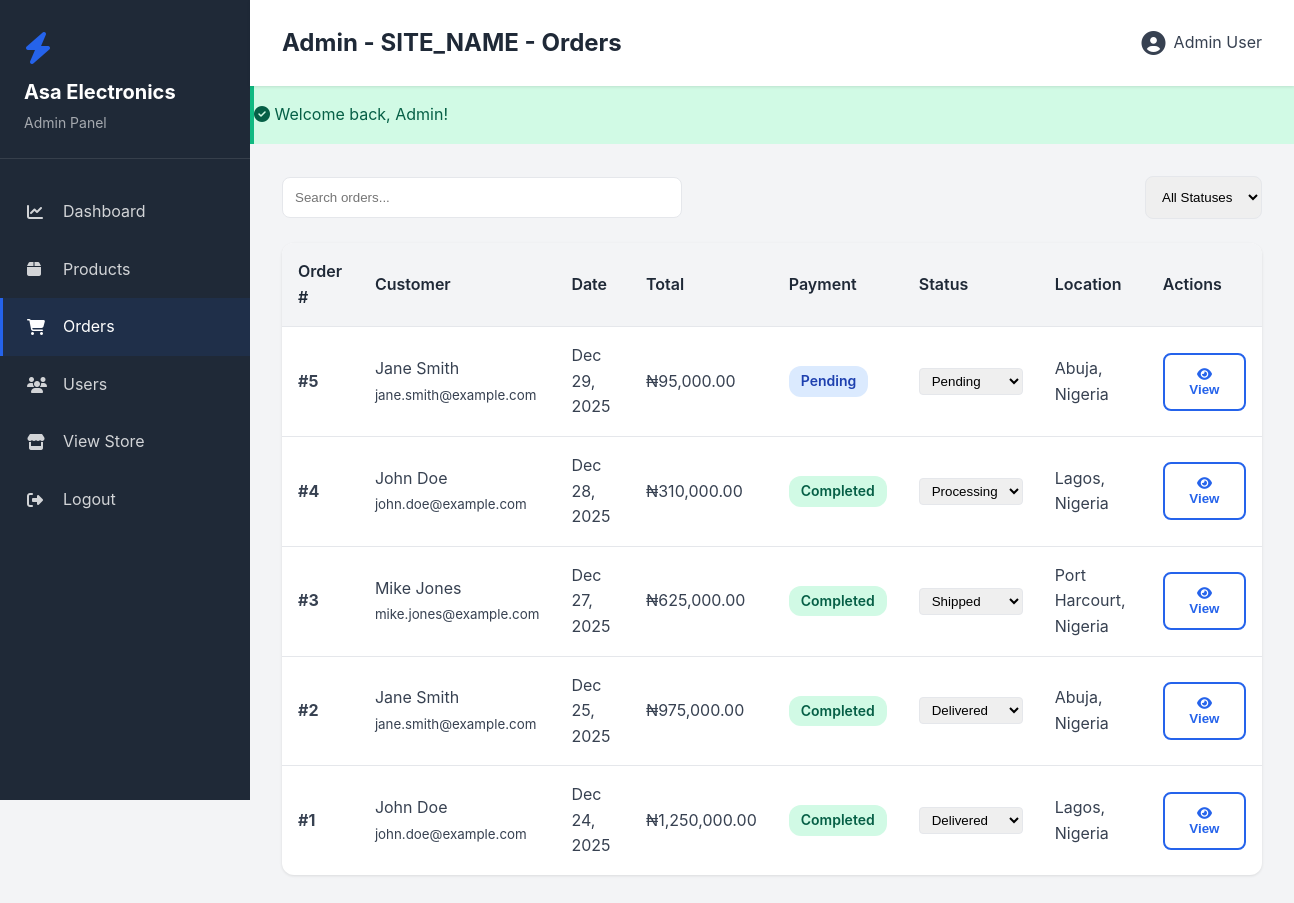
The app's page /admin/orders.php (signed in) with its own data.
### tables this page shows
CREATE TABLE IF NOT EXISTS users (
    id INT AUTO_INCREMENT PRIMARY KEY,
    email VARCHAR(255) UNIQUE NOT NULL,
    password_hash VARCHAR(255) NOT NULL,
    first_name VARCHAR(100),
    last_name VARCHAR(100),
    phone VARCHAR(20),
    role ENUM('customer', 'admin') DEFAULT 'customer',
    created_at TIMESTAMP DEFAULT CURRENT_TIMESTAMP,
    updated_at TIMESTAMP DEFAULT CURRENT_TIMESTAMP ON UPDATE CURRENT_TIMESTAMP,
    INDEX idx_email (email),
    INDEX idx_role (role)
);

CREATE TABLE IF NOT EXISTS orders (
    id INT AUTO_INCREMENT PRIMARY KEY,
    user_id INT NOT NULL,
    address_id INT,
    total_amount DECIMAL(10, 2) NOT NULL,
    status ENUM('pending', 'processing', 'shipped', 'delivered', 'cancelled') DEFAULT 'pending',
    payment_status ENUM('pending', 'completed', 'failed', 'refunded') DEFAULT 'pending',
    payment_reference VARCHAR(255),
    created_at TIMESTAMP DEFAULT CURRENT_TIMESTAMP,
    updated_at TIMESTAMP DEFAULT CURRENT_TIMESTAMP ON UPDATE CURRENT_TIMESTAMP,
    FOREIGN KEY (user_id) REFERENCES users(id) ON DELETE CASCADE,
    FOREIGN KEY (address_id) REFERENCES addresses(id) ON DELETE SET NULL,
    INDEX idx_user (user_id),
    INDEX idx_status (status),
    INDEX idx_payment_status (payment_status),
    INDEX idx_created (created_at)
);

CREATE TABLE IF NOT EXISTS addresses (
    id INT AUTO_INCREMENT PRIMARY KEY,
    user_id INT NOT NULL,
    address_line1 VARCHAR(255) NOT NULL,
    address_line2 VARCHAR(255),
    city VARCHAR(100) NOT NULL,
    state VARCHAR(100),
    country VARCHAR(100) NOT NULL,
    postal_code VARCHAR(20),
    is_default BOOLEAN DEFAULT FALSE,
    created_at TIMESTAMP DEFAULT CURRENT_TIMESTAMP,
    FOREIGN KEY (user_id) REFERENCES users(id) ON DELETE CASCADE,
    INDEX idx_user (user_id)
);

### public/includes/functions.php (called while the page is built, shortened)
<?php
function e($string) {
    return htmlspecialchars($string, ENT_QUOTES, 'UTF-8');
}
function isLoggedIn() {
    return isset($_SESSION['user_id']);
}
function formatPrice($amount) {
    return CURRENCY . number_format($amount, 2);
}
function getFlash($key) {
    if (isset($_SESSION['flash'][$key])) {
        $message = $_SESSION['flash'][$key];
        return $message;
    }
    return null;
}
function getCurrentUser($pdo) {
    $stmt = $pdo->prepare("SELECT id, email, first_name, last_name, phone, role FROM users WHERE id = ?");
    $stmt->execute([$_SESSION['user_id']]);
    return $stmt->fetch();
}
function paginate($total, $perPage, $currentPage) {
    $totalPages = ceil($total / $perPage);
    $currentPage = max(1, min($currentPage, $totalPages));
    $offset = ($currentPage - 1) * $perPage;
    return [
        'total' => $total,
        'per_page' => $perPage,
        'current_page' => $currentPage,
        'total_pages' => $totalPages,
        'offset' => $offset
    ];
}

### public/admin/orders.php (the view, shortened to what this page needs)
<?php
$pageTitle = 'Admin - ' . SITE_NAME . ' - Orders';
include __DIR__ . '/header.php';
$search = $_GET['search'] ?? '';
$page = max(1, (int)($_GET['page'] ?? 1));
$perPage = 20;
$where = [];
$params = [];
$whereClause = $where ? 'WHERE ' . implode(' AND ', $where) : '';
$countSql = "
    SELECT COUNT(*)
    FROM orders o
    JOIN users u ON o.user_id = u.id
    $whereClause
";
$countStmt = $pdo->prepare($countSql);
$countStmt->execute($params);
$total = $countStmt->fetchColumn();
$pagination = paginate($total, $perPage, $page);
$sql = "
    SELECT o.*, u.first_name, u.last_name, u.email, a.city, a.country
    FROM orders o
    JOIN users u ON o.user_id = u.id
    LEFT JOIN addresses a ON o.address_id = a.id
    $whereClause
    ORDER BY o.created_at DESC
    LIMIT {$pagination['per_page']} OFFSET {$pagination['offset']}
";
$stmt = $pdo->prepare($sql);
$stmt->execute($params);
$orders = $stmt->fetchAll();
?>
<div class="admin-table-actions">
    <div class="search-box">
        <form method="GET">
            <input type="text" name="search" placeholder="Search orders..." value="<?php echo e($search); ?>">
        </form>
    </div>
    <div style="display: flex; gap: 1rem;">
        <select onchange="window.location.href='?status=' + this.value" style="padding: 0.75rem; border: 1px solid var(--border-color); border-radius: 8px;">
            <option value="">All Statuses</option>
        </select>
    </div>
</div>
<div class="table-container">
    <table>
        <thead>
            <tr>
                <th>Order #</th>
                <th>Customer</th>
                <th>Date</th>
                <th>Total</th>
                <th>Payment</th>
                <th>Status</th>
                <th>Location</th>
                <th>Actions</th>
            </tr>
        </thead>
        <tbody>
            <?php foreach ($orders as $order): ?>
                <tr>
                    <td><strong>#<?php echo $order['id']; ?></strong></td>
                    <td>
                        <?php echo e($order['first_name'] . ' ' . $order['last_name']); ?>
                        <br><small style="color: var(--text-color);"><?php echo e($order['email']); ?></small>
                    </td>
                    <td><?php echo date('M d, Y', strtotime($order['created_at'])); ?></td>
                    <td><?php echo formatPrice($order['total_amount']); ?></td>
                    <td>
                        <?php
                        $badgeClass = 'badge-info';
                        if ($order['payment_status'] === 'completed') $badgeClass = 'badge-success';
                        ?>
                        <span class="badge <?php echo $badgeClass; ?>">
                            <?php echo ucfirst($order['payment_status']); ?>
                        </span>
                    </td>
                    <td>
                        <form method="POST" style="display: inline;">
                            <select
                                name="status"
                                onchange="this.form.submit()"
                                style="padding: 0.25rem 0.5rem; border: 1px solid var(--border-color); border-radius: 4px;"
                            >
                                <option value="pending" <?php echo $order['status'] === 'pending' ? 'selected' : ''; ?>>Pending</option>
                                <option value="processing" <?php echo $order['status'] === 'processing' ? 'selected' : ''; ?>>Processing</option>
                                <option value="shipped" <?php echo $order['status'] === 'shipped' ? 'selected' : ''; ?>>Shipped</option>
                                <option value="delivered" <?php echo $order['status'] === 'delivered' ? 'selected' : ''; ?>>Delivered</option>
                            </select>
                        </form>
                    </td>
                    <td><?php echo e($order['city'] . ', ' . $order['country']); ?></td>
                    <td>
                        <button class="btn btn-outline" onclick='viewOrder(<?php echo htmlspecialchars(json_encode($order), ENT_QUOTES); ?>)'>
                            <i class="fas fa-eye"></i> View
                        </button>
                    </td>
                </tr>
            <?php endforeach; ?>
        </tbody>
    </table>
</div>
<?php include __DIR__ . '/footer.php'; ?>

### public/admin/header.php (shortened to what this page needs)
<?php
require_once __DIR__ . '/../includes/config.php';
require_once __DIR__ . '/../includes/functions.php';
$user = getCurrentUser($pdo);
?>
<!DOCTYPE html>
<html lang="en">
<head>
    <link rel="stylesheet" href="/public/assets/css/style.css">
    <link rel="stylesheet" href="/public/assets/css/admin.css">
    <link rel="stylesheet" href="https://cdnjs.cloudflare.com/ajax/libs/font-awesome/6.4.0/css/all.min.css">
</head>
<body class="admin-body">
    <div class="admin-container">
        <aside class="admin-sidebar">
            <div class="admin-brand">
                <i class="fas fa-bolt"></i>
                <span><?php echo e(SITE_NAME); ?></span>
                <small>Admin Panel</small>
            </div>
            <nav class="admin-nav">
                <a href="/public/admin/dashboard.php" class="<?php echo basename($_SERVER['PHP_SELF']) === 'dashboard.php' ? 'active' : ''; ?>">
                    <i class="fas fa-chart-line"></i> Dashboard
                </a>
                <a href="/public/admin/products.php" class="<?php echo basename($_SERVER['PHP_SELF']) === 'products.php' ? 'active' : ''; ?>">
                    <i class="fas fa-box"></i> Products
                </a>
                <a href="/public/admin/orders.php" class="<?php echo basename($_SERVER['PHP_SELF']) === 'orders.php' ? 'active' : ''; ?>">
                    <i class="fas fa-shopping-cart"></i> Orders
                </a>
                <a href="/public/admin/users.php" class="<?php echo basename($_SERVER['PHP_SELF']) === 'users.php' ? 'active' : ''; ?>">
                    <i class="fas fa-users"></i> Users
                </a>
                <a href="/public/index.php">
                    <i class="fas fa-store"></i> View Store
                </a>
                <a href="/public/logout.php">
                    <i class="fas fa-sign-out-alt"></i> Logout
                </a>
            </nav>
        </aside>
        <div class="admin-main">
            <header class="admin-header">
                <h1><?php echo e(str_replace('Admin - ' . SITE_NAME . ' - ', '', $pageTitle)); ?></h1>
                <div class="admin-user">
                    <i class="fas fa-user-circle"></i>
                    <span><?php echo e($user['first_name'] . ' ' . $user['last_name']); ?></span>
                </div>
            </header>
            <?php if ($message = getFlash('success')): ?>
                <div class="alert alert-success">
                    <i class="fas fa-check-circle"></i> <?php echo e($message); ?>
                </div>
            <?php endif; ?>
            <div class="admin-content">

### public/assets/css/style.css (style rules this page uses)
* { margin: 0; padding: 0; box-sizing: border-box; }
:root { --primary-color: #2563eb; --primary-dark: #1d4ed8; --secondary-color: #10b981; --danger-color: #ef4444; --warning-color: #f59e0b; --dark-color: #1f2937; --light-color: #f3f4f6; --text-color: #374151; --border-color: #e5e7eb; --shadow: 0 1px 3px rgba(0, 0, 0, 0.1); --shadow-md: 0 4px 6px rgba(0, 0, 0, 0.1); --shadow-lg: 0 10px 15px rgba(0, 0, 0, 0.1); }
body { font-family: -apple-system, BlinkMacSystemFont, 'Segoe UI', 'Roboto', 'Oxygen', 'Ubuntu', 'Cantarell', sans-serif; line-height: 1.6; color: var(--text-color); background-color: #fff; }
.alert { padding: 1rem 0; margin-bottom: 0; }
.alert-success { background-color: #d1fae5; color: #065f46; border-left: 4px solid var(--secondary-color); }
.btn { display: inline-block; padding: 0.75rem 1.5rem; border-radius: 8px; text-decoration: none; font-weight: 600; cursor: pointer; border: none; transition: all 0.3s; }
.btn-outline { background: white; color: var(--primary-color); border: 2px solid var(--primary-color); }
.table-container { overflow-x: auto; background: white; border-radius: 12px; box-shadow: var(--shadow); }
table { width: 100%; border-collapse: collapse; }
table thead { background: var(--light-color); }
table th { padding: 1rem; text-align: left; font-weight: 600; color: var(--dark-color); }
table td { padding: 1rem; border-top: 1px solid var(--border-color); }
.badge { display: inline-block; padding: 0.25rem 0.75rem; border-radius: 12px; font-size: 0.875rem; font-weight: 600; }
.badge-success { background: #d1fae5; color: #065f46; }
.badge-info { background: #dbeafe; color: #1e40af; }

### public/assets/css/admin.css (style rules this page uses)
.admin-body { background: var(--light-color); }
.admin-container { display: flex; min-height: 100vh; }
.admin-sidebar { width: 250px; background: var(--dark-color); color: white; padding: 2rem 0; position: fixed; height: 100vh; overflow-y: auto; }
.admin-brand { padding: 0 1.5rem 1.5rem; border-bottom: 1px solid rgba(255, 255, 255, 0.1); margin-bottom: 1.5rem; }
.admin-brand i { font-size: 2rem; color: var(--primary-color); }
.admin-brand span { display: block; font-size: 1.25rem; font-weight: bold; margin-top: 0.5rem; }
.admin-brand small { display: block; color: rgba(255, 255, 255, 0.6); font-size: 0.875rem; margin-top: 0.25rem; }
.admin-nav a { display: flex; align-items: center; gap: 1rem; padding: 1rem 1.5rem; color: rgba(255, 255, 255, 0.8); text-decoration: none; transition: all 0.3s; border-left: 3px solid transparent; }
.admin-nav a.active { background: rgba(37, 99, 235, 0.1); border-left-color: var(--primary-color); color: white; }
.admin-nav i { width: 20px; }
.admin-main { flex: 1; margin-left: 250px; }
.admin-header { background: white; padding: 1.5rem 2rem; box-shadow: var(--shadow); display: flex; justify-content: space-between; align-items: center; position: sticky; top: 0; z-index: 100; }
.admin-header h1 { font-size: 1.5rem; color: var(--dark-color); margin: 0; }
.admin-user { display: flex; align-items: center; gap: 0.5rem; color: var(--text-color); }
.admin-user i { font-size: 1.5rem; }
.admin-content { padding: 2rem; }
.admin-table-actions { display: flex; justify-content: space-between; align-items: center; margin-bottom: 1.5rem; }
.admin-table-actions .search-box { flex: 1; max-width: 400px; }
.admin-table-actions .search-box input { width: 100%; padding: 0.75rem; border: 1px solid var(--border-color); border-radius: 8px; }

### records on screen
users: first_name+last_name "Admin User"
orders: id "5", user.last_name "Jane Smith", user.email "jane.smith@example.com", created_at "Dec 29, 2025", total_amount "₦95,000.00", payment_status "Pending", status "Pending", address.country "Abuja, Nigeria"
orders: id "4", user.last_name "John Doe", user.email "john.doe@example.com", created_at "Dec 28, 2025", total_amount "₦310,000.00", payment_status "Completed", status "Processing", address.country "Lagos, Nigeria"
orders: id "3", user.last_name "Mike Jones", user.email "mike.jones@example.com", created_at "Dec 27, 2025", total_amount "₦625,000.00", payment_status "Completed", status "Shipped", address.country "Port Harcourt, Nigeria"
orders: id "2", user.last_name "Jane Smith", user.email "jane.smith@example.com", created_at "Dec 25, 2025", total_amount "₦975,000.00", payment_status "Completed", status "Delivered", address.country "Abuja, Nigeria"
orders: id "1", user.last_name "John Doe", user.email "john.doe@example.com", created_at "Dec 24, 2025", total_amount "₦1,250,000.00", payment_status "Completed", status "Delivered", address.country "Lagos, Nigeria"

### other values on screen
SITE_NAME "Asa Electronics"
str_replace('Admin - ' . SITE_NAME . ' - ', '', $pageTitle) "Admin - SITE_NAME - Orders"
$message "Welcome back, Admin!"
